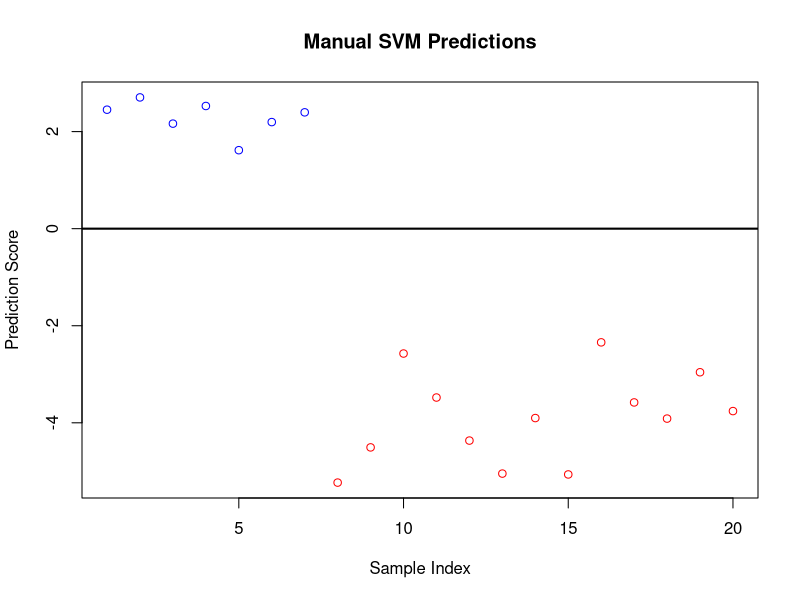

Recreate this plot in R.
# Load dataset
data(iris)

# Select only two classes (Binary Classification: Setosa vs. Versicolor)
iris <- iris[iris$Species != "virginica", ]
iris$Species <- ifelse(iris$Species == "setosa", 1, -1)  # Convert labels to +1 and -1

# Split dataset (80% training, 20% testing)
set.seed(42)
train_index <- sample(1:nrow(iris), 0.8 * nrow(iris))
train_data <- iris[train_index, ]
test_data <- iris[-train_index, ]

# Prepare data (Add bias term for intercept)
X_train <- as.matrix(cbind(1, train_data[, 1:4]))  # Add bias term (column of 1s)
y_train <- train_data$Species

# Define the SVM hinge loss function
svm_loss <- function(w, X, y, lambda) {
  margin <- y * (X %*% w)  # Compute margin correctly
  hinge_loss <- sum(pmax(0, 1 - margin))  # Hinge loss
  regularization <- lambda * sum(w[-1]^2)  # L2 regularization (exclude bias term)
  return(hinge_loss + regularization)
}

# Initialize weight vector
w_init <- rep(0, ncol(X_train))  # Initialize weights (including bias term)

# Optimize SVM using built-in 'optim()'
lambda <- 0.01  # Regularization parameter
svm_model <- optim(w_init, svm_loss, X = X_train, y = y_train, lambda = lambda, method = "BFGS")

# Extract optimized weights
w_opt <- svm_model$par

# Prepare test data (Add bias term)
X_test <- as.matrix(cbind(1, test_data[, 1:4]))  

# Compute predictions using decision boundary
pred_scores <- X_test %*% w_opt  # Matrix multiplication now works correctly
pred_labels <- ifelse(pred_scores > 0, 1, -1)  # Convert to class labels

# Compute accuracy
accuracy <- mean(pred_labels == test_data$Species)
print(paste("Manual SVM Accuracy:", round(accuracy, 2)))

# Plot predictions
plot(pred_scores, col = ifelse(pred_labels == 1, "blue", "red"), 
     main = "Manual SVM Predictions", xlab = "Sample Index", ylab = "Prediction Score")
abline(h = 0, col = "black", lwd = 2)  # Decision boundary
